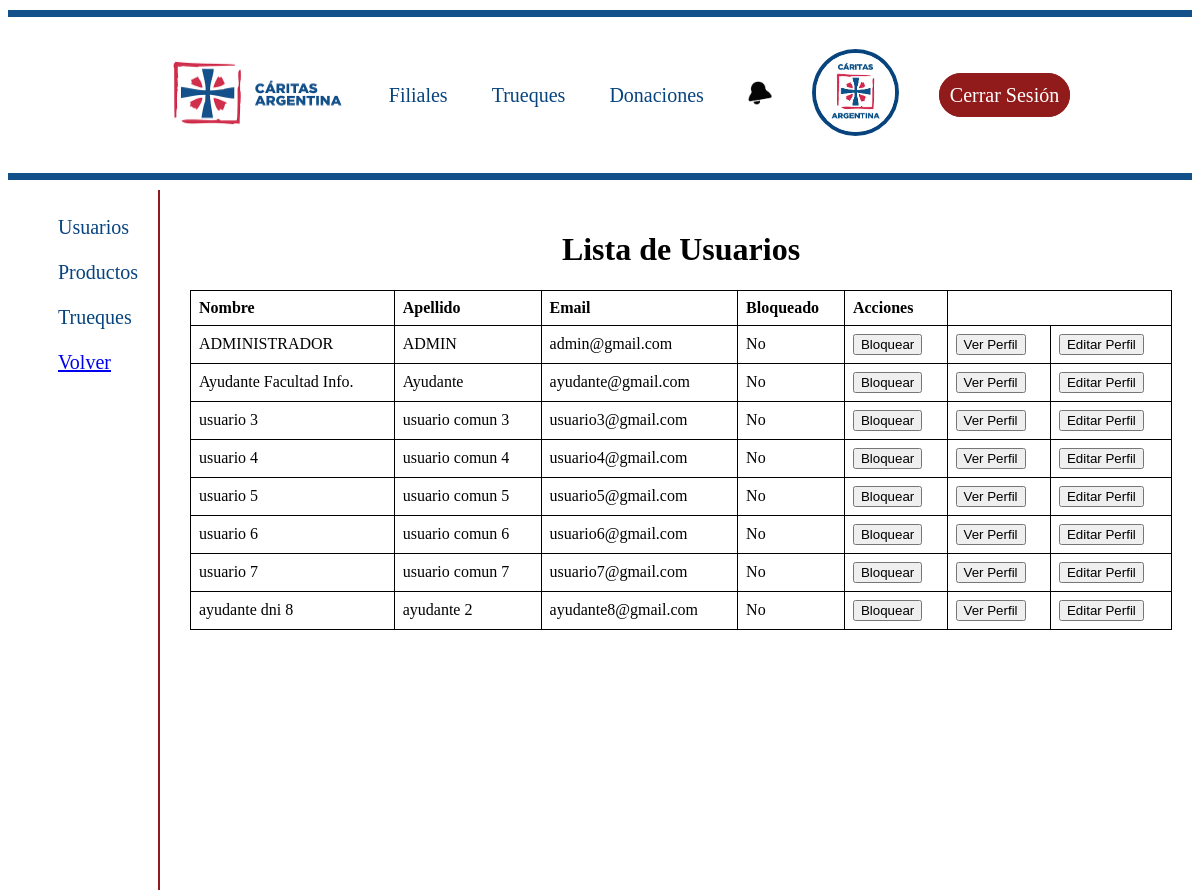
/administrador/usuarios/ (signed in), run on the app's committed database.
### accounts/models.py (models this page shows)
class Usuario(AbstractUser):
    username = models.CharField(max_length=150, unique=False, null=True, blank=True)
    dni = models.CharField(max_length=10, unique=True, null=True)
    age = models.IntegerField()
    mail = models.EmailField()
    num = models.CharField(max_length=15)
    profile_picture = models.ImageField(upload_to='media/', null=True, blank=True)
    first_name = models.CharField(max_length=30, default="sin_nombre")
    last_name = models.CharField(max_length=30)
    blocked = models.BooleanField(default=False)
    is_ayudante = models.BooleanField(default=False)
    filial = models.ForeignKey('Filiales.Filial', on_delete=models.SET_NULL, null=True, blank=True)
    puntos = models.IntegerField(default=100)
    estrellas = models.IntegerField(choices=StarRating.choices, default=StarRating.FIVE_STARS)
    USERNAME_FIELD = 'dni'
    cant_resenias = models.IntegerField(default=1)
    estrellas_totales =  models.IntegerField (default=5)

### administrador/views.py (the view, shortened to what this page needs)
# urls.py: path('usuarios/', views.show_usuarios, name='show_usuarios'),
@login_required
@user_passes_test(user_authenticated)
@user_is_specific_user(user_id=1)
def show_usuarios(request):
    usuarios = Usuario.objects.all()
    if request.method == 'GET':
      return render(request, 'show_usuarios.html', {'usuarios': usuarios})
    return render(request, 'show_usuarios.html', {'usuarios': usuarios})

### Caridas/context_processors.py (called while the page is built)
def notificaciones_no_leidas(request):
    if request.user.is_authenticated:
        return {
            'notificaciones_no_leidas': Notificacion.objects.filter(usuario=request.user, leida=False).count()
        }
    return {}

### administrador/views.py (called while the page is built)
def user_authenticated(user):
    return user.is_authenticated

def user_is_specific_user(user_id):
    def decorator(view_func):
        @wraps(view_func)
        def _wrapped_view(request, *args, **kwargs):
            if request.user.id == user_id:
                return view_func(request, *args, **kwargs)
            else:
                return HttpResponseForbidden("No tienes permiso para acceder a esta página.")
        return _wrapped_view
    return decorator

### administrador/templates/show_usuarios.html (shortened to what this page needs)
{% extends 'base.html' %}
{% load static %}
{% block content %}
<link rel="stylesheet" href="{% static 'styles/select.css' %}">
<div class="container">
    <div class="sidebar">
        <ul>
            <li><a href="{% url 'show_usuarios' %}" class="Navegation">Usuarios</a></li>
            <li><a href="{% url 'show_productos' %}" class="Navegation">Productos</a></li>
            <li><a href="{% url 'show_trueques' %}" class="Navegation">Trueques</a></li>
            <li><a href="{% url 'vista_admin' %}">Volver</a></li>
        </ul>
    </div>
    <div class="linea-vertical"></div>
    <div class="contenido">
        <h1>Lista de Usuarios</h1>
        <table>
            <thead>
                <tr>
                    <th>Nombre</th>
                    <th>Apellido</th>
                    <th>Email</th>
                    <th>Bloqueado</th>
                    <th>Acciones</th>
                </tr>
            </thead>
            <tbody>
                {% for usuario in usuarios %}
                <tr>
                    <td>{{ usuario.first_name }}</td>
                    <td>{{ usuario.last_name }}</td>
                    <td>{{ usuario.mail }}</td>
                    <td>
                        {% if usuario.blocked %}
                        Sí
                        {% else %}
                        No
                        {% endif %}
                    </td>
                    <td>
                        <form method="post" action="{% url 'show_usuarios' %}">
                            <button type="submit" class="btn btn-danger">Bloquear</button>
                        </form>
                    </td>
                    <td>
                        <form method="post" action="{% url 'show_usuarios' %}">
                            <button type="submit" class="btn btn-info">Ver Perfil</button>
                        </form>
                    </td>
                    <td>
                        <form method="post" action="{% url 'show_usuarios' %}">
                            <button type="submit" class="btn btn-info">Editar Perfil</button>
                        </form>
                    </td>
                </tr>
                {% endfor %}
            </tbody>
        </table>
    </div>
</div>
{% endblock %}

### Caridas/static/styles/mainBase.css (style rules this page uses)
html { height: 100%; margin: 0; padding: 0; }
body { background-color: white; text-align: center; }
.Navegation { color: #07447e; text-decoration: none; }

### administrador/static/styles/select.css (style rules this page uses)
.container { display: flex; align-items: flex-start; }
.sidebar { background-color: #ffffff; }
ul li { list-style: none; text-align: left; margin-bottom: 2%; color: #07447e; font-family: 'Montserrat', Times, serif; font-size: 20px; text-decoration: none; padding: 10px; }
.linea-vertical { width: 2px; height: 700px; background-color: #911a1a; margin: 0 10px; }
.contenido { padding-left: 20px; justify-content: center; align-items: center; flex-grow: 1; padding: 20px; }
table { width: 100%; border-collapse: collapse; }
table, th, td { border: 1px solid black; }
th, td { padding: 8px; text-align: left; }

### data on the page
Usuario: first_name "ADMINISTRADOR", last_name "ADMIN", mail "admin@gmail.com", blocked "No"
Usuario: first_name "Ayudante Facultad Info.", last_name "Ayudante", mail "ayudante@gmail.com", blocked "No"
Usuario: first_name "usuario 3", last_name "usuario comun 3", mail "usuario3@gmail.com", blocked "No"
Usuario: first_name "usuario 4", last_name "usuario comun 4", mail "usuario4@gmail.com", blocked "No"
Usuario: first_name "usuario 5", last_name "usuario comun 5", mail "usuario5@gmail.com", blocked "No"
Usuario: first_name "usuario 6", last_name "usuario comun 6", mail "usuario6@gmail.com", blocked "No"
Usuario: first_name "usuario 7", last_name "usuario comun 7", mail "usuario7@gmail.com", blocked "No"
Usuario: first_name "ayudante dni 8", last_name "ayudante 2", mail "ayudante8@gmail.com", blocked "No"
